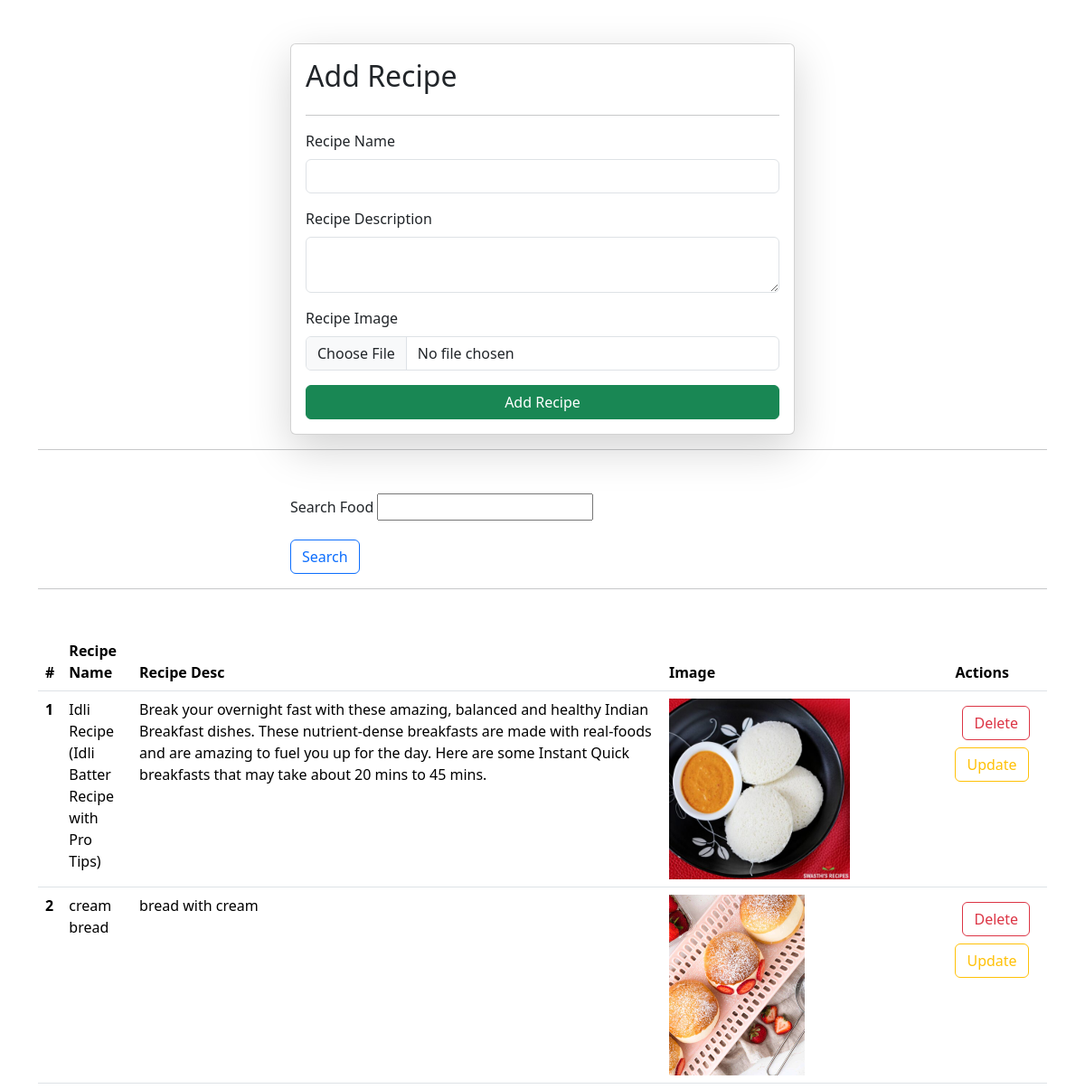
/recipe/ (upper part), run on an earlier commit of the app's database.
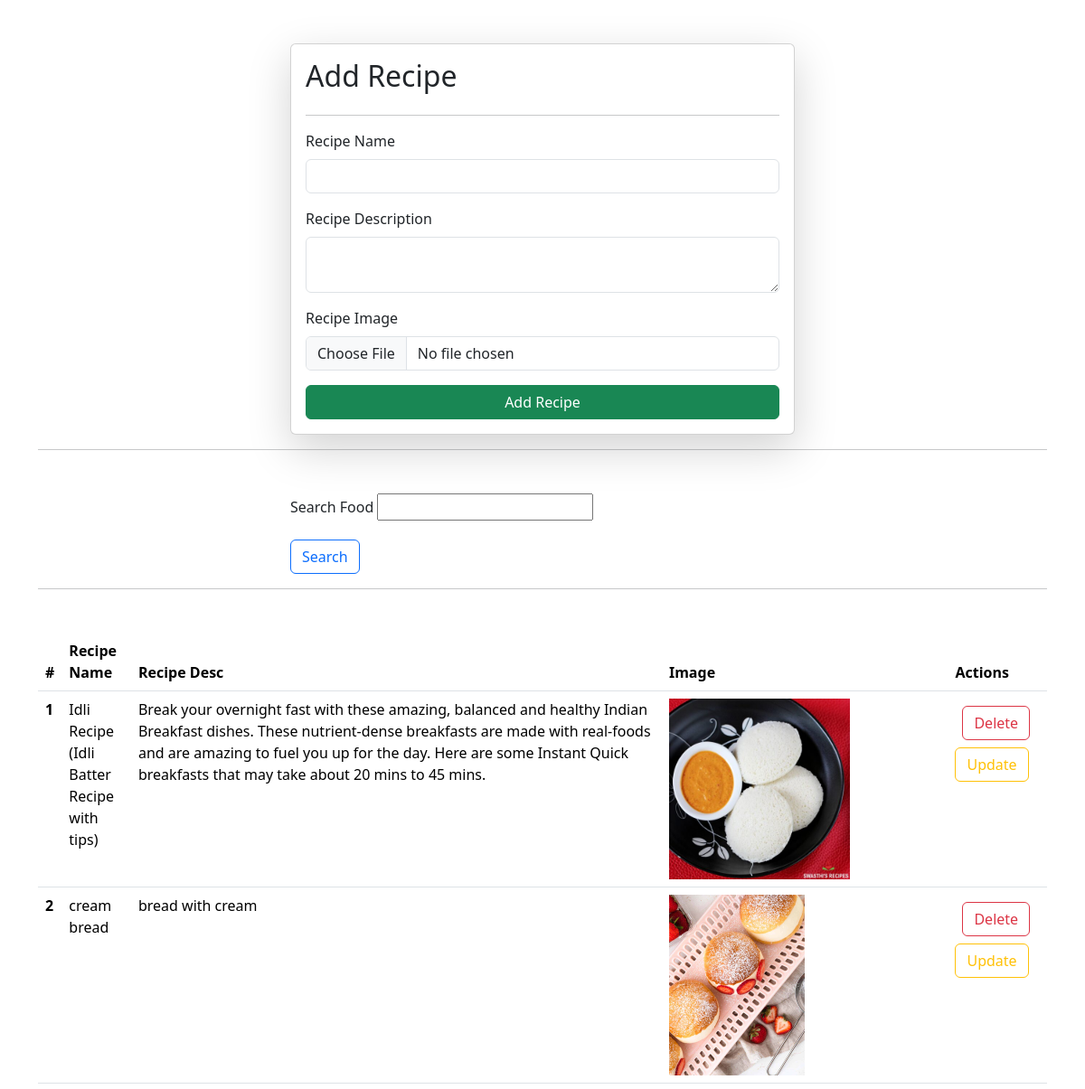
And on a later commit of the database.
### VEGE/models.py (models this page shows)
class Recipe(models.Model):
    recipe_name = models.CharField(max_length=100)
    recipe_description = models.TextField()
    recipe_image = models.ImageField(upload_to="recipe")

### VEGE/views.py (the view, shortened to what this page needs)
# urls.py: path('recipe/',recipe,name = "recipe"),
def recipe(request):
    queryset = Recipe.objects.all()
    if request.GET.get('search'):
        queryset = queryset.filter(recipe_name__icontains = request.GET.get('search'))
    context = {'recipe':queryset}
    return render(request,'recipe.html',context)

### VEGE/templates/recipe.html (shortened to what this page needs)
{% extends "base.html" %}
{% block start%}
<div class="container mt-5">
    <form class="col-6 mx-auto card p-3 shadow-lg" method="post" enctype="multipart/form-data" >
        <h2>Add Recipe</h2>
        <hr>
        <div class="mb-3">
          <label for="exampleInputEmail1" class="form-label">Recipe Name</label>
          <input name="recipe_name" required type="text" class="form-control" >
        </div>
        <div class="mb-3">
          <label for="exampleInputPassword1" name="recipe_description" class="form-label">Recipe Description</label>
          <textarea name="recipe_description" required class="form-control"></textarea>
        </div>
        <div class="mb-3">
          <label for="exampleInputPassword1" class="form-label">Recipe Image</label>
          <input name="recipe_image" type="file" class="form-control" >
        </div>
        <button type="submit" class="btn btn-success">Add Recipe</button>
      </form>
      <hr>
      <div class="mt-5">
        <div class="mx-auto col-6">
          <form >
            <div class="mb-3">
              <label for="search bar" class="form-label">Search Food</label>
              <input name="search"  type="text">
            </div>
            <button type="submit" class="btn btn-outline-primary">Search</button>
          </form>
        </div>
      </div>
       <hr>
      <table class="table table-hover mt-5">
        <thead>
          <tr>
            <th scope="col">#</th>
            <th scope="col">Recipe Name</th>
            <th scope="col">Recipe Desc</th>
            <th scope="col">Image</th>
            <th scope="col">Actions</th>
          </tr>
        </thead>
        <tbody>
          {% for item in recipe %}
          <tr>
            <th scope="row">{{forloop.counter}}</th>
            <td>{{item.recipe_name}}</td>
            <td>{{item.recipe_description}}</td>
            <td>
              <img src="/media/{{item.recipe_image}} " style="height: 200px; " ></td>
            <td>
              <a href="/delete-recipe/{{item.id}}" class= "btn btn-outline-danger m-2">Delete</a>
              <a href="/update-recipe/{{item.id}}" class="btn btn-outline-warning">Update</a>
            </td>
          </tr>
          {% endfor %}
        </tbody>
      </table>
</div>
{% endblock %}

What changed in the data, as far as the page shows it:
changed Recipe: recipe_name "Idli Recipe (Idli Batter Recipe with Pro Tips)" → "Idli Recipe (Idli Batter Recipe with tips)"
